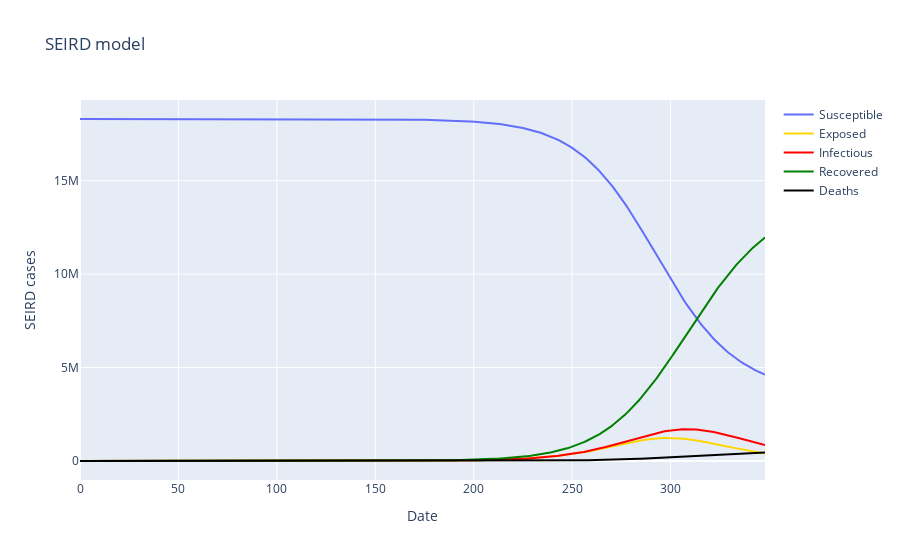

The code cell stored with this chart in its notebook:
### Code cell
plotseird(t, S, E, I, R, D)

### Figure 1 — Plotly figure (JSON) as saved in the notebook; plotly's stock layout.template omitted (floating-point values rounded to 4 significant figures; data arrays with more than 128 entries replaced by an {"elided": "..."} marker saying what was removed)
{"data": [{"line": {"color": "dark blue"}, "name": "Susceptible", "type": "scatter", "x": {"elided": "349 int values"}, "y": {"elided": "349 float values"}}, {"line": {"color": "gold"}, "name": "Exposed", "type": "scatter", "x": {"elided": "349 int values"}, "y": {"elided": "349 float values"}}, {"line": {"color": "red"}, "name": "Infectious", "type": "scatter", "x": {"elided": "349 int values"}, "y": {"elided": "349 float values"}}, {"line": {"color": "green"}, "name": "Recovered", "type": "scatter", "x": {"elided": "349 int values"}, "y": {"elided": "349 float values"}}, {"line": {"color": "black"}, "name": "Deaths", "type": "scatter", "x": {"elided": "349 int values"}, "y": {"elided": "349 float values"}}], "layout": {"title": {"text": "SEIRD model"}, "xaxis": {"title": {"text": "Date"}}, "yaxis": {"title": {"text": "SEIRD cases"}}}}
